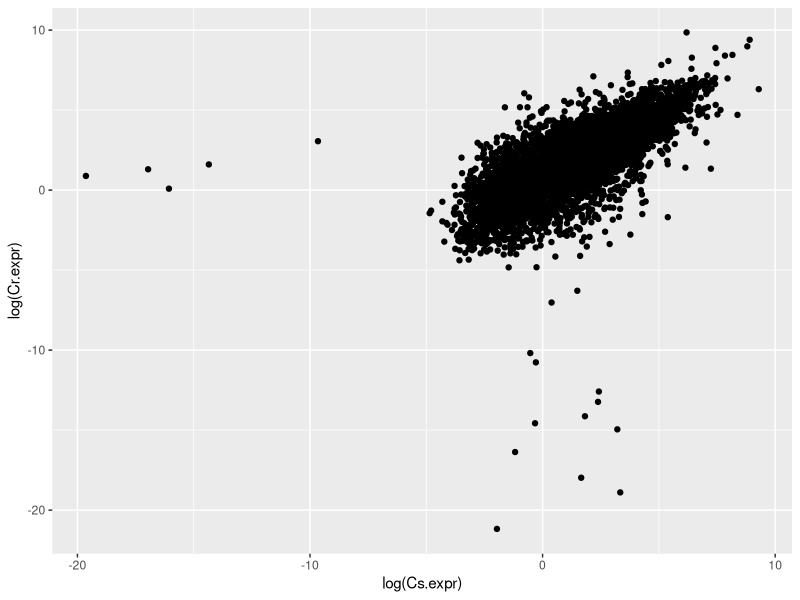
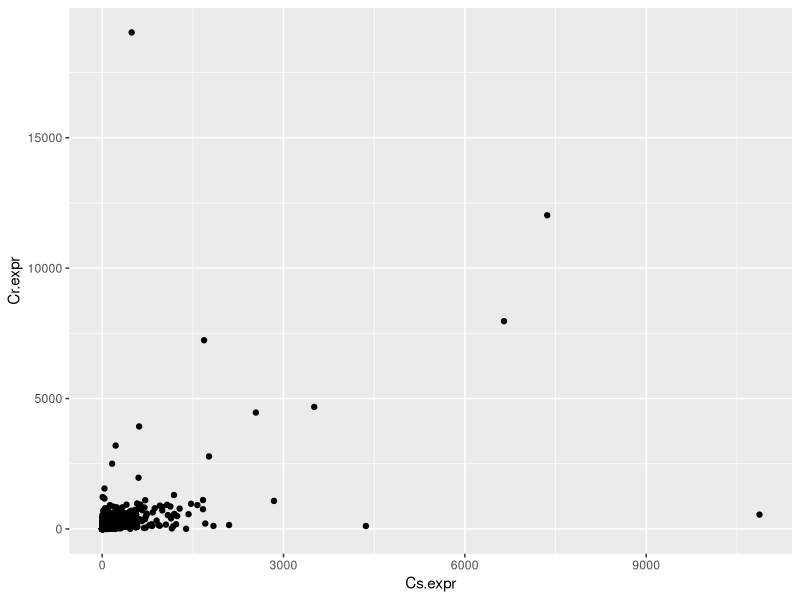

These charts were generated, in order, by the following R code:
library(ggplot2)
library(dplyr)
library(tidyverse)

orthtable <- read_delim("Citrus_Orthologs_v20200817.tsv",delim="\t",
                        col_names = c("OrthoGroup","Cs", "Cr", "Cs.expr","Cr.expr"))
length(orthtable$OrthoGroup) # how many rows?
orthtable.filter = orthtable %>% filter(Cs.expr > 0 & Cr.expr > 0)
length(orthtable.filter$OrthoGroup) # how many rows?

pdf("ggplots.pdf")
ggplot(orthtable.filter, aes(x=log(Cs.expr), y=log(Cr.expr))) + geom_point()
ggplot(orthtable.filter, aes(x=Cs.expr, y=Cr.expr)) + geom_point()
cor(orthtable.filter$Cs.expr,orthtable.filter$Cr.expr)
dev.off()
